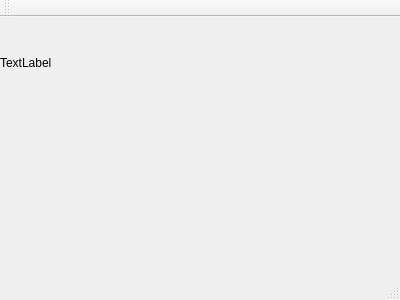
<?xml version="1.0" encoding="UTF-8"?>
<ui version="4.0">
 <class>ActAnalysis</class>
 <widget class="QMainWindow" name="ActAnalysis">
  <property name="geometry">
   <rect>
    <x>0</x>
    <y>0</y>
    <width>400</width>
    <height>300</height>
   </rect>
  </property>
  <property name="windowTitle">
   <string>ActAnalysis</string>
  </property>
  <widget class="QWidget" name="centralWidget">
   <widget class="QLabel" name="label">
    <property name="geometry">
     <rect>
      <x>0</x>
      <y>0</y>
      <width>171</width>
      <height>91</height>
     </rect>
    </property>
    <property name="minimumSize">
     <size>
      <width>51</width>
      <height>16</height>
     </size>
    </property>
    <property name="text">
     <string>TextLabel</string>
    </property>
   </widget>
  </widget>
  <widget class="QMenuBar" name="menuBar">
   <property name="geometry">
    <rect>
     <x>0</x>
     <y>0</y>
     <width>400</width>
     <height>25</height>
    </rect>
   </property>
  </widget>
  <widget class="QToolBar" name="mainToolBar">
   <attribute name="toolBarArea">
    <enum>TopToolBarArea</enum>
   </attribute>
   <attribute name="toolBarBreak">
    <bool>false</bool>
   </attribute>
  </widget>
  <widget class="QStatusBar" name="statusBar"/>
 </widget>
 <layoutdefault spacing="6" margin="11"/>
 <resources/>
 <connections/>
</ui>
